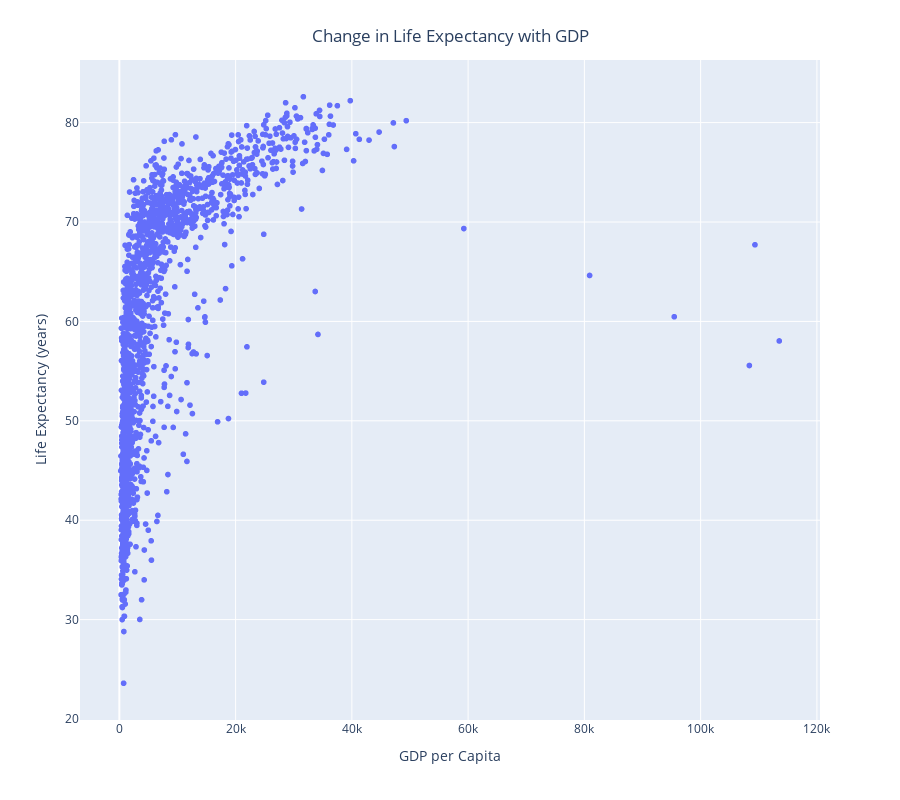

The notebook cell saved with this chart:
### Code cell
fig_year_gdp = px.scatter(csv_dataframe, 'gdpPercap', 'lifeExp', labels={'gdpPercap': 'GDP per Capita', 'lifeExp': 'Life Expectancy (years)'}, height=800)
fig_year_gdp.update_layout(
    title={
        'text': 'Change in Life Expectancy with GDP', 
        'x': 0.5,
        'xanchor': 'center',
        'yanchor': 'top'
    }
)
fig_year_gdp.show()

### Figure 1 — Plotly figure (JSON) as saved in the notebook; plotly's stock layout.template omitted (floating-point values rounded to 4 significant figures; data arrays with more than 128 entries replaced by an {"elided": "..."} marker saying what was removed)
{"data": [{"hovertemplate": "GDP per Capita=%{x}<br>Life Expectancy (years)=%{y}<extra></extra>", "legendgroup": "", "marker": {"color": "#636efa", "symbol": "circle"}, "mode": "markers", "name": "", "showlegend": false, "type": "scattergl", "x": {"elided": "1704 float values"}, "xaxis": "x", "y": {"elided": "1704 float values"}, "yaxis": "y"}], "layout": {"height": 800, "legend": {"tracegroupgap": 0}, "margin": {"t": 60}, "title": {"text": "Change in Life Expectancy with GDP", "x": 0.5, "xanchor": "center", "yanchor": "top"}, "xaxis": {"anchor": "y", "domain": [0, 1], "title": {"text": "GDP per Capita"}}, "yaxis": {"anchor": "x", "domain": [0, 1], "title": {"text": "Life Expectancy (years)"}}}}
